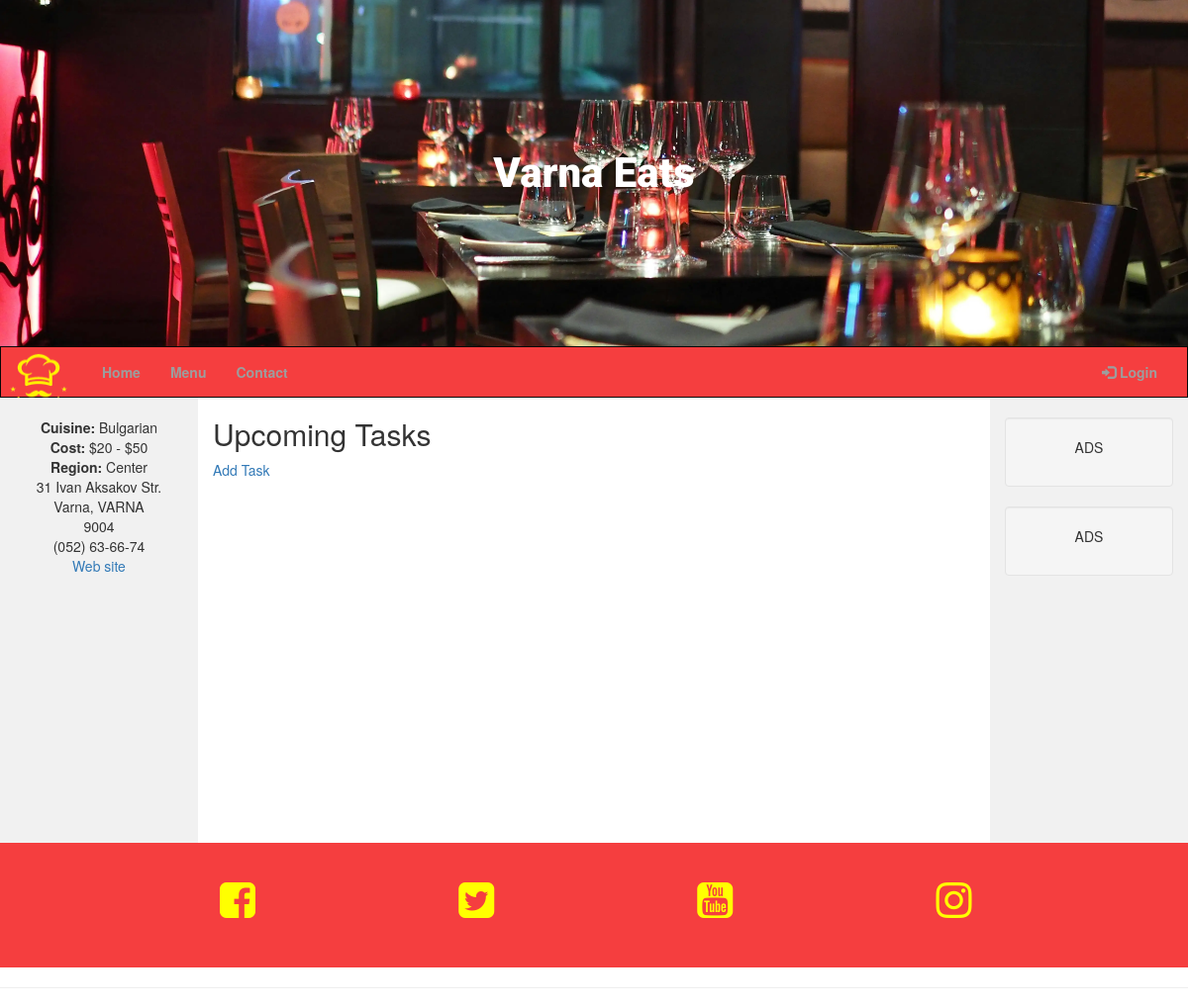
Before: /tasks with the older database file.
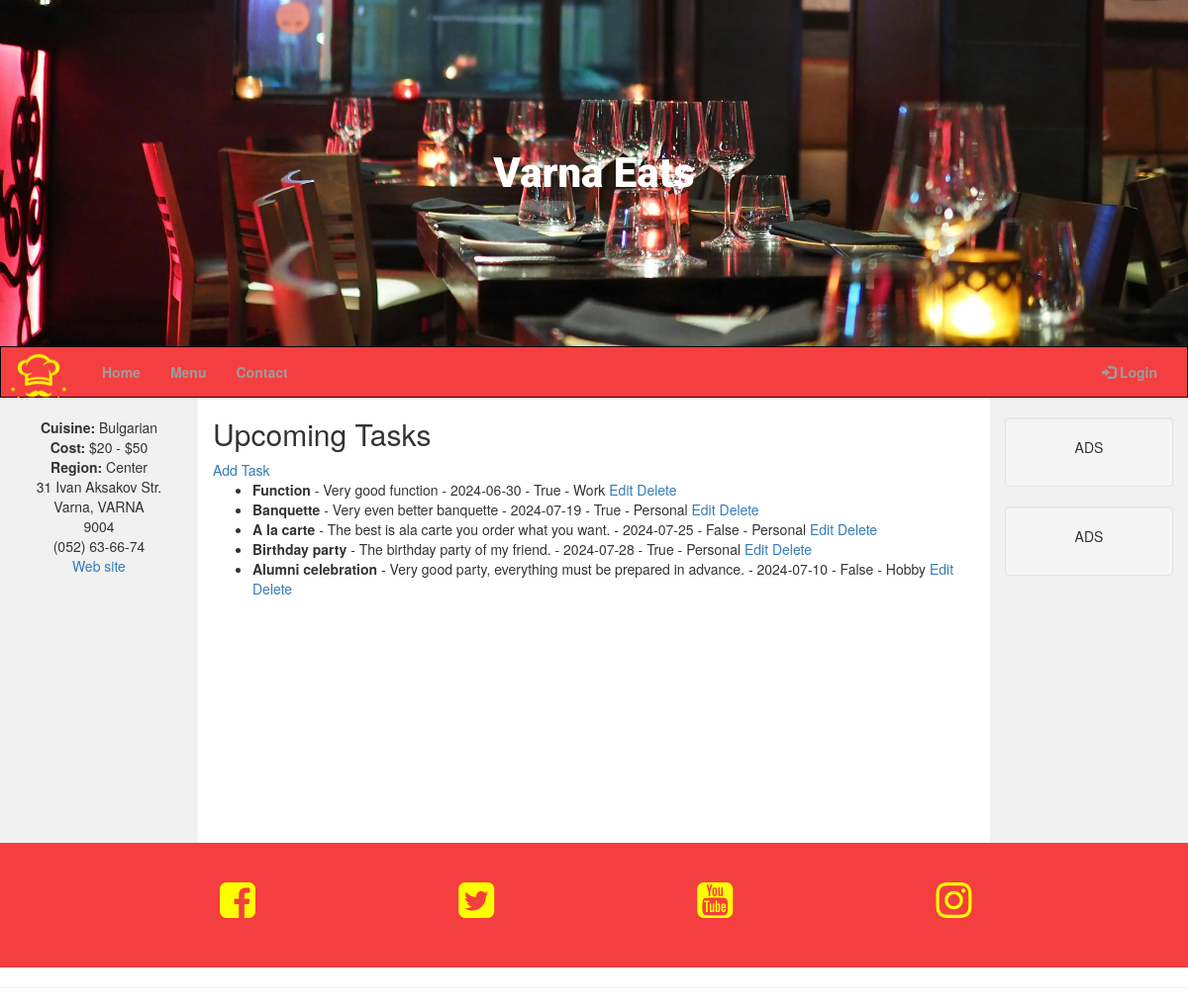
After: the same page with the newer database file.
### run.py (models this page shows, shortened)
class Task(db.Model):
    id = db.Column(db.Integer, primary_key=True)
    task_name = db.Column(db.String(50), unique=True, nullable=False)
    task_description = db.Column(db.Text, nullable=False)
    is_urgent = db.Column(db.Boolean, default=False, nullable=False)
    due_date = db.Column(db.Date, nullable=False)
    category_id = db.Column(db.Integer, db.ForeignKey("category.id", ondelete="CASCADE"), nullable=False)

class Category(db.Model):
    id = db.Column(db.Integer, primary_key=True)
    category_name = db.Column(db.String(25), unique=True, nullable=False)
    tasks = db.relationship("Task", backref="category", cascade="all, delete", lazy=True)

### run.py (the view)
@app.route("/tasks")
def tasks():
    try:
        tasks = Task.query.all()
        categories = Category.query.all()
        return render_template("tasks.html", tasks=tasks, categories=categories)
    except Exception as e:
        print(f"Error: {e}")
        flash("An error occurred while loading tasks.", "danger")
        return redirect(url_for("home"))

### taskmanager/templates/tasks.html (shortened to what this page needs)
{% extends "base.html" %}
{% block content %}
<h2>Upcoming Tasks</h2>
<a href="{{ url_for('add_task') }}">Add Task</a>
<ul>
    {% for task in tasks %}
        <li>
            <strong>{{ task.task_name }}</strong> - {{ task.task_description }} - {{ task.due_date }} - {{ task.is_urgent }} - {{ task.category.category_name }}
            <a href="{{ url_for('update_task', task_id=task.id) }}">Edit</a>
            <a href="#" data-task-id="{{ task.id }}" class="delete-link">Delete</a>
        </li>
    {% endfor %}
</ul>
{% endblock %}

### taskmanager/templates/base.html (shortened to what this page needs)
<!DOCTYPE html>
<html lang="en">
<head>
  <link rel="stylesheet" href="https://cdnjs.cloudflare.com/ajax/libs/font-awesome/4.7.0/css/font-awesome.min.css">
  <link rel="stylesheet" href="https://maxcdn.bootstrapcdn.com/bootstrap/3.4.1/css/bootstrap.min.css">
  <link rel="stylesheet" href="{{ url_for('static', filename='css/style.css') }}">
</head>
<body>
  <header>
    <div id="head">
      <div id="cover-text">Varna Eats</div>
    </div>
  </header>
  <nav class="navbar navbar-inverse">
    <div class="container-fluid">
      <div class="navbar-header">
        <a class="navbar-brand"><img id="chef" src="{{ url_for('static', filename='images/chef_new.png') }}"></a>
      </div>
      <div class="collapse navbar-collapse" id="myNavbar">
        <ul class="nav navbar-nav">
          <li class="{% if request.endpoint == 'home' %}active{% endif %}"><a href="{{ url_for('home') }}">Home</a></li>
          <li class="{% if request.endpoint == 'menu' %}active{% endif %}"><a href="{{ url_for('menu') }}">Menu</a></li>
          <li class="{% if request.endpoint == 'contact' %}active{% endif %}"><a href="{{ url_for('contact') }}">Contact</a></li>
        </ul>
        <ul class="nav navbar-nav navbar-right">
          {% if session.get('logged_in') %}
            <li><a href="{{ url_for('logout') }}"><span class="glyphicon glyphicon-log-out"></span> Logout</a></li>
            <li><a href="{{ url_for('update_menu') }}"><span class="glyphicon glyphicon-pencil"></span> Update Menu</a></li>
            <li><a href="{{ url_for('tasks') }}"><span class="glyphicon glyphicon-tasks"></span> Tasks</a></li>
          {% else %}
            <li><a href="{{ url_for('login') }}"><span class="glyphicon glyphicon-log-in"></span> Login</a></li>
          {% endif %}
        </ul>
      </div>
    </div>
  </nav>
  <div class="container-fluid text-center">
    <div class="row content">
      <div class="col-sm-2 sidenav">
        <div id="info">
          <strong>Cuisine:</strong> Bulgarian<br />
          <strong>Cost:</strong> $20 - $50<br />
          <strong>Region:</strong> Center<br />
          31 Ivan Aksakov Str. <br />
          Varna, VARNA <br />
          9004<br />
          (052) 63-66-74<br />
          <a href="#">Web site</a><br />
        </div>
      </div>
      <div class="col-sm-8 text-left">
        {% block content %}
        {% endblock %}
      </div>
      <div class="col-sm-2 sidenav">
        <div class="well">
          <p>ADS</p>
        </div>
        <div class="well">
          <p>ADS</p>
        </div>
      </div>
    </div>
  </div>
  <footer class="container-fluid text-center">
    <ul id="social-networks">
      <li><a href="https://www.facebook.com/" target="_blank" rel="noopener" aria-label="Visit our Facebook page (opens in a new tab)"><i class="fa fa-facebook-square"></i></a></li>
      <li><a href="https://www.twitter.com/" target="_blank" rel="noopener" aria-label="Visit our Twitter page (opens in a new tab)"><i class="fa fa-twitter-square"></i></a></li>
      <li><a href="https://www.youtube.com/" target="_blank" rel="noopener" aria-label="Visit our YouTube page (opens in a new tab)"><i class="fa fa-youtube-square"></i></a></li>
      <li><a href="https://www.instagram.com/" target="_blank" rel="noopener" aria-label="Visit our Instagram page (opens in a new tab)"><i class="fa fa-instagram"></i></a></li>
    </ul>
  </footer>
  <hr>
</body>
</html>

### taskmanager/static/css/style.css (style rules this page uses)
#head { height: 350px; width: 100%; background: url("../images/table.webp") no-repeat center 80%/cover; position: relative; text-align: center; color: white; }
#cover-text { font-size: 300%; font-weight: 900; position: absolute; color: white; font-family: "Roboto", sans-serif; top: 50%; left: 50%; transform: translate(-50%, -50%); text-align: center; }
.navbar { margin-bottom: 0; border-radius: 0; background-color: #F53E3F; font-weight: 900; }
.navbar-brand { padding-left: 2px; padding-top: 2px; padding-bottom: 2px; }
#chef { padding-top: 2px; padding-left: 2px; width: 70px; height: 70px; }
.row.content { height: 450px }
.sidenav { padding-top: 20px; background-color: #f1f1f1; height: 100%; }
footer { background-color: #F53E3F; color: white; padding: 15px; }
#social-networks { text-align: center; padding: 20px 0; display: flex; justify-content: space-evenly; list-style-type: none; }
#social-networks i { font-size: 300%; padding: 5%; color: yellow; }
::placeholder { color: white; }

Changed rows visible on the page:
added Task: task_name "Function", task_description "Very good function", due_date "2024-06-30", is_urgent "True", category.category_name "Work"
added Task: task_name "Banquette", task_description "Very even better banquette", due_date "2024-07-19", is_urgent "True", category.category_name "Personal"
added Task: task_name "A la carte", task_description "The best is ala carte you order what you want.", due_date "2024-07-25", is_urgent "False", category.category_name "Personal"
added Task: task_name "Birthday party", task_description "The birthday party of my friend.", due_date "2024-07-28", is_urgent "True", category.category_name "Personal"
added Task: task_name "Alumni celebration", task_description "Very good party, everything must be prepared in advance.", due_date "2024-07-10", is_urgent "False", category.category_name "Hobby"
